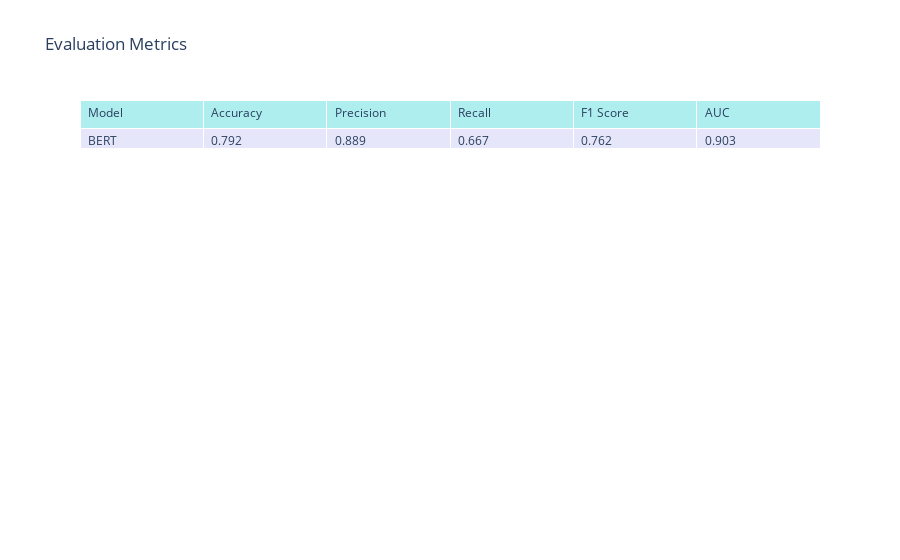

This figure's notebook cell:
### Markdown cell above
### Evaluate bert model on test data

### Code cell
test_metrics_bert = evaluate_bert_model(model_BERT, test_dataset_bert)
plot_metrics_table(test_metrics_bert)

### Figure 1 — Plotly figure (JSON) as saved in the notebook; plotly's stock layout.template omitted (floating-point values rounded to 4 significant figures)
{"data": [{"cells": {"align": "left", "fill": {"color": "lavender"}, "values": [["BERT"], [0.792], [0.889], [0.667], [0.762], [0.903]]}, "header": {"align": "left", "fill": {"color": "paleturquoise"}, "values": ["Model", "Accuracy", "Precision", "Recall", "F1 Score", "AUC"]}, "type": "table"}], "layout": {"title": {"text": "Evaluation Metrics"}}}
